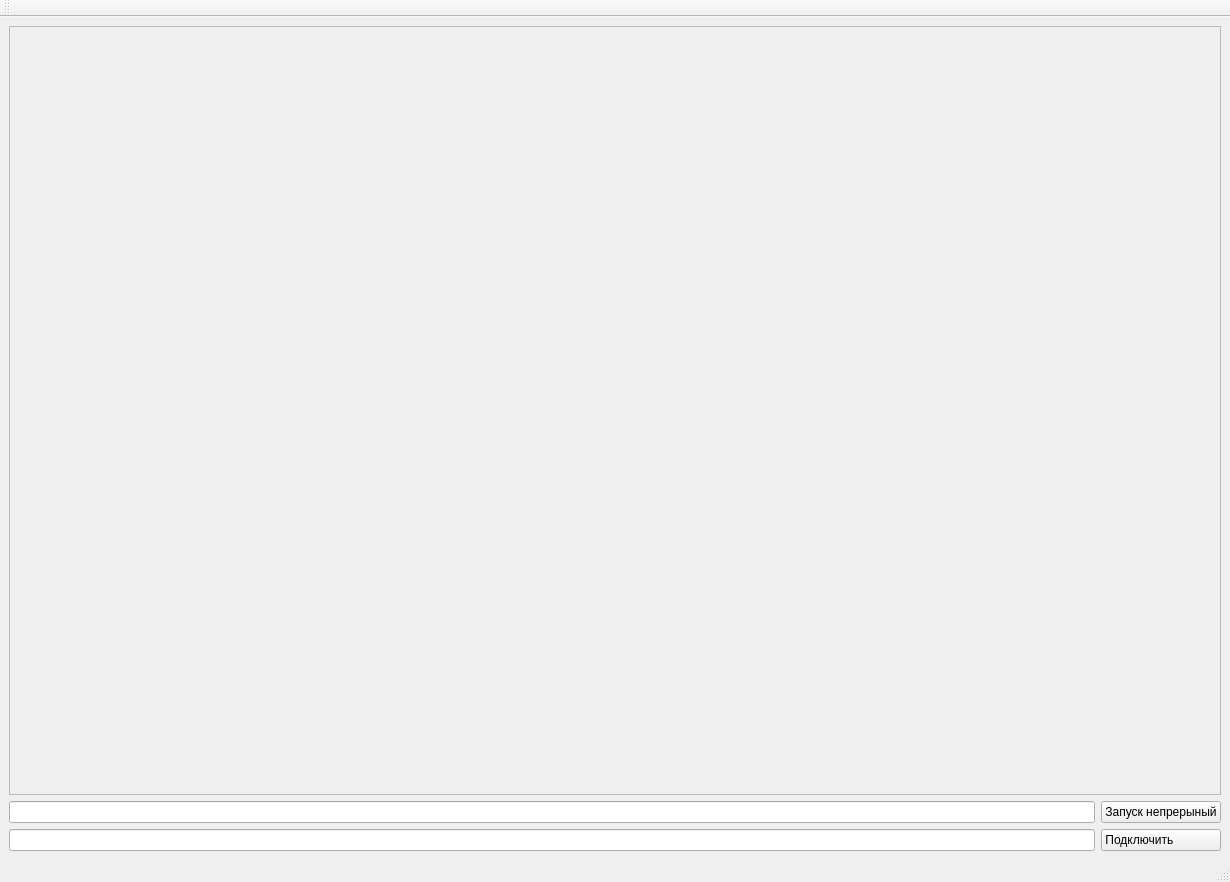
<?xml version="1.0" encoding="UTF-8"?>
<ui version="4.0">
 <class>MainWindow</class>
 <widget class="QMainWindow" name="MainWindow">
  <property name="geometry">
   <rect>
    <x>0</x>
    <y>0</y>
    <width>1230</width>
    <height>882</height>
   </rect>
  </property>
  <property name="windowTitle">
   <string>MainWindow</string>
  </property>
  <widget class="QWidget" name="centralwidget">
   <layout class="QHBoxLayout" name="horizontalLayout">
    <item>
     <layout class="QVBoxLayout" name="verticalLayout">
      <item>
       <widget class="QFrame" name="frame">
        <property name="sizePolicy">
         <sizepolicy hsizetype="Expanding" vsizetype="Expanding">
          <horstretch>0</horstretch>
          <verstretch>0</verstretch>
         </sizepolicy>
        </property>
        <property name="frameShape">
         <enum>QFrame::StyledPanel</enum>
        </property>
        <property name="frameShadow">
         <enum>QFrame::Raised</enum>
        </property>
       </widget>
      </item>
      <item>
       <layout class="QGridLayout" name="gridLayout">
        <item row="1" column="0">
         <widget class="QLineEdit" name="mode_string"/>
        </item>
        <item row="0" column="0">
         <widget class="QLineEdit" name="connection_string"/>
        </item>
        <item row="0" column="1">
         <widget class="QPushButton" name="Cycle_measurement_button">
          <property name="text">
           <string>Запуск непрерыный</string>
          </property>
         </widget>
        </item>
        <item row="1" column="1">
         <widget class="QPushButton" name="Connection_Button">
          <property name="minimumSize">
           <size>
            <width>0</width>
            <height>0</height>
           </size>
          </property>
          <property name="baseSize">
           <size>
            <width>0</width>
            <height>0</height>
           </size>
          </property>
          <property name="text">
           <string>Подключить             </string>
          </property>
         </widget>
        </item>
       </layout>
      </item>
     </layout>
    </item>
   </layout>
  </widget>
  <widget class="QMenuBar" name="menubar">
   <property name="geometry">
    <rect>
     <x>0</x>
     <y>0</y>
     <width>1230</width>
     <height>21</height>
    </rect>
   </property>
  </widget>
  <widget class="QStatusBar" name="statusbar"/>
  <widget class="QToolBar" name="toolBar">
   <property name="windowTitle">
    <string>toolBar</string>
   </property>
   <attribute name="toolBarArea">
    <enum>TopToolBarArea</enum>
   </attribute>
   <attribute name="toolBarBreak">
    <bool>false</bool>
   </attribute>
  </widget>
 </widget>
 <resources/>
 <connections/>
</ui>
